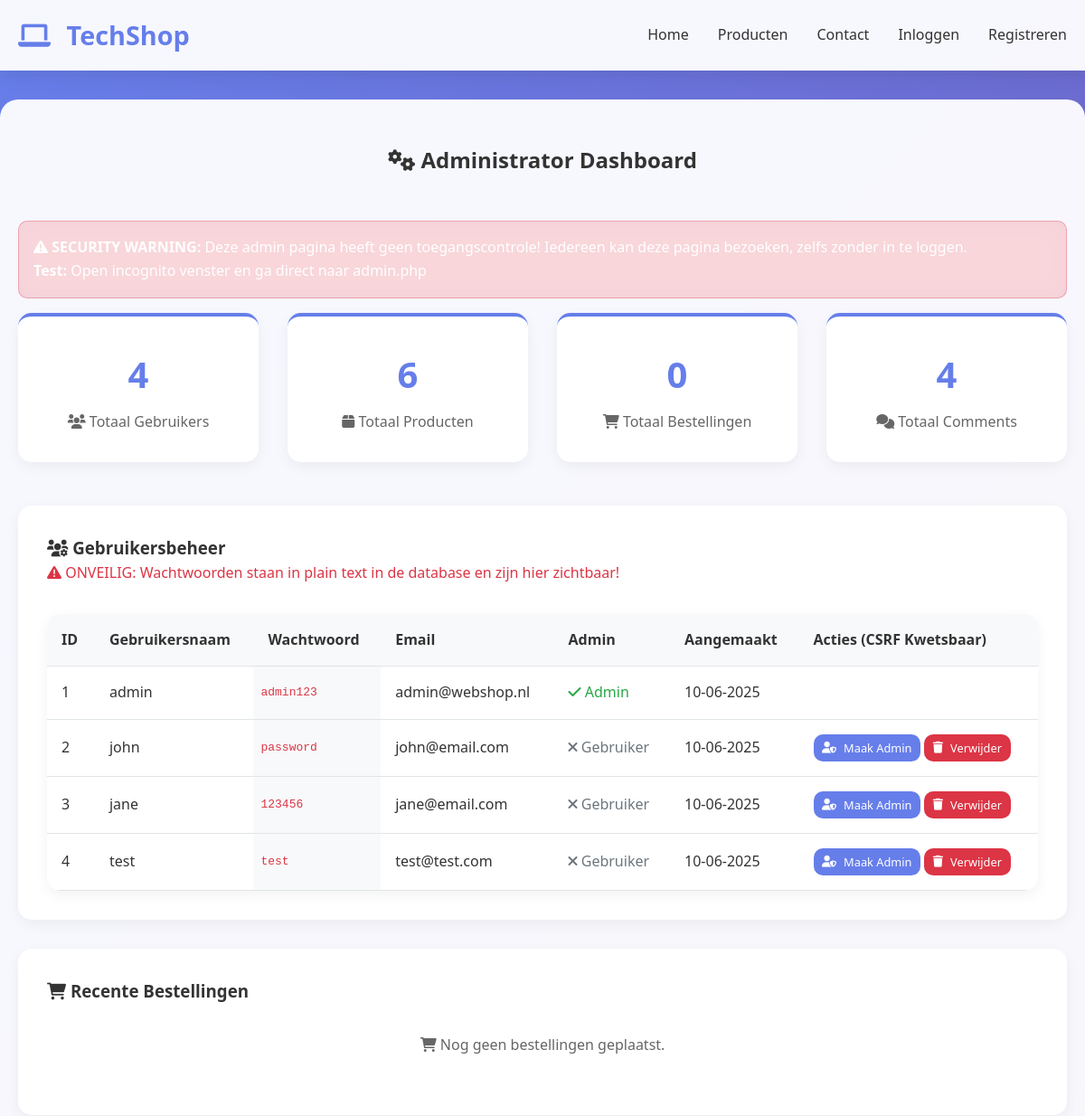
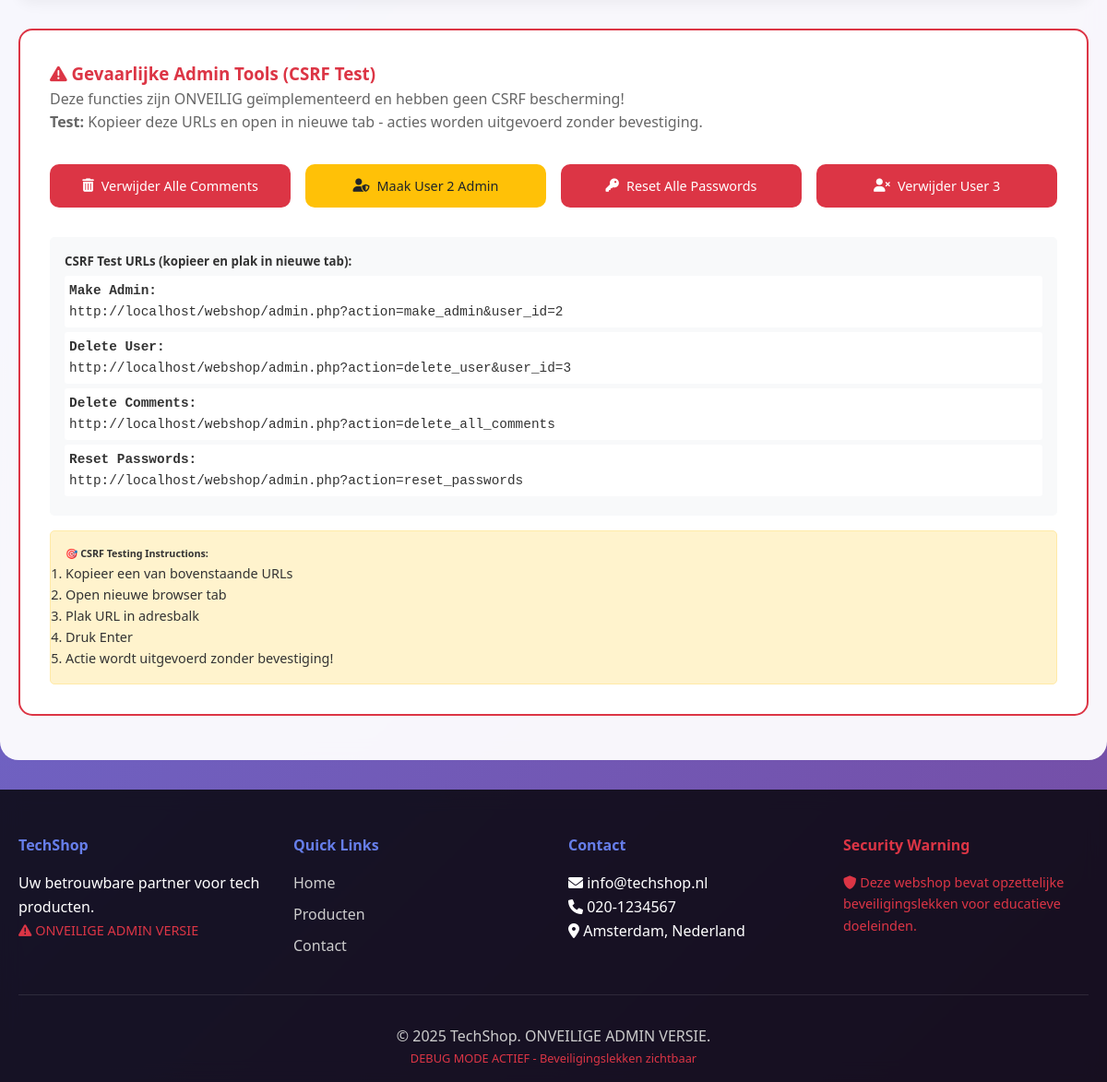
The app's page /admin.php with its own data (2 pictures, top to bottom).
### tables this page shows
CREATE TABLE users (
    id INT AUTO_INCREMENT PRIMARY KEY,
    username VARCHAR(50) NOT NULL,
    password VARCHAR(255) NOT NULL,
    email VARCHAR(100),
    is_admin BOOLEAN DEFAULT FALSE,
    created_at TIMESTAMP DEFAULT CURRENT_TIMESTAMP
);

### config.php (called while the page is built, shortened)
<?php
$host = "localhost";
$user = "root";
$password = "";
$dbname = "webshop";
$conn = new mysqli($host, $user, $password, $dbname);
function executeQuery($query) {
    global $conn;
    $result = $conn->query($query);
    return $result;
}
?>

### admin.php (the view, shortened to what this page needs)
<?php
require_once 'config.php';
$total_users = executeQuery("SELECT COUNT(*) as count FROM users")->fetch_assoc()['count'];
$total_products = executeQuery("SELECT COUNT(*) as count FROM products")->fetch_assoc()['count'];
$total_orders = executeQuery("SELECT COUNT(*) as count FROM orders")->fetch_assoc()['count'];
$total_comments = executeQuery("SELECT COUNT(*) as count FROM comments")->fetch_assoc()['count'];
$recent_orders_query = "SELECT o.*, u.username, p.name as product_name
                       FROM orders o
                       LEFT JOIN users u ON o.user_id = u.id
                       LEFT JOIN products p ON o.product_id = p.id
                       ORDER BY o.created_at DESC LIMIT 10";
$recent_orders = executeQuery($recent_orders_query);
$users_query = "SELECT * FROM users ORDER BY created_at DESC";
$users_result = executeQuery($users_query);
include 'includes/header.php';
?>
    <section class="admin-panel">
        <div class="container">
            <h2 style="text-align: center; margin-bottom: 3rem; color: #333;">
                <i class="fas fa-cogs"></i> Administrator Dashboard
            </h2>
            <div class="alert alert-danger">
                <i class="fas fa-exclamation-triangle"></i>
                <strong>SECURITY WARNING:</strong> Deze admin pagina heeft geen toegangscontrole!
                Iedereen kan deze pagina bezoeken, zelfs zonder in te loggen.
                <br><strong>Test:</strong> Open incognito venster en ga direct naar admin.php
            </div>
            <div class="admin-stats">
                <div class="stat-card">
                    <div class="stat-number"><?php echo $total_users; ?></div>
                    <div class="stat-label"><i class="fas fa-users"></i> Totaal Gebruikers</div>
                </div>
                <div class="stat-card">
                    <div class="stat-number"><?php echo $total_products; ?></div>
                    <div class="stat-label"><i class="fas fa-box"></i> Totaal Producten</div>
                </div>
                <div class="stat-card">
                    <div class="stat-number"><?php echo $total_orders; ?></div>
                    <div class="stat-label"><i class="fas fa-shopping-cart"></i> Totaal Bestellingen</div>
                </div>
                <div class="stat-card">
                    <div class="stat-number"><?php echo $total_comments; ?></div>
                    <div class="stat-label"><i class="fas fa-comments"></i> Totaal Comments</div>
                </div>
            </div>
            <div style="background: white; padding: 2rem; border-radius: 15px; margin-bottom: 2rem; box-shadow: 0 5px 15px rgba(0,0,0,0.05);">
                <h3><i class="fas fa-users-cog"></i> Gebruikersbeheer</h3>
                <p style="color: #dc3545; margin-bottom: 2rem;">
                    <i class="fas fa-exclamation-triangle"></i>
                    ONVEILIG: Wachtwoorden staan in plain text in de database en zijn hier zichtbaar!
                </p>
                <div class="table-container">
                    <table class="table">
                        <thead>
                            <tr>
                                <th>ID</th>
                                <th>Gebruikersnaam</th>
                                <th>Wachtwoord</th>
                                <th>Email</th>
                                <th>Admin</th>
                                <th>Aangemaakt</th>
                                <th>Acties (CSRF Kwetsbaar)</th>
                            </tr>
                        </thead>
                        <tbody>
                            <?php while ($user = $users_result->fetch_assoc()): ?>
                                <tr>
                                    <td><?php echo $user['id']; ?></td>
                                    <td><?php echo $user['username']; ?></td>
                                    <td style="font-family: monospace; background: #f8f9fa; padding: 0.5rem; color: #dc3545;">
                                        <?php echo $user['password']; ?>
                                    </td>
                                    <td><?php echo $user['email']; ?></td>
                                    <td>
                                        <?php if ($user['is_admin']): ?>
                                            <span style="color: #28a745;"><i class="fas fa-check"></i> Admin</span>
                                        <?php else: ?>
                                            <span style="color: #6c757d;"><i class="fas fa-times"></i> Gebruiker</span>
                                        <?php endif; ?>
                                    </td>
                                    <td><?php echo date('d-m-Y', strtotime($user['created_at'])); ?></td>
                                    <td>
                                        <?php if (!$user['is_admin']): ?>
                                            <a href="?action=make_admin&user_id=<?php echo $user['id']; ?>"
                                               class="btn btn-primary" style="font-size: 0.8rem; padding: 0.3rem 0.6rem;">
                                                <i class="fas fa-user-shield"></i> Maak Admin
                                            </a>
                                        <?php endif; ?>
                                        <?php if ($user['id'] != 1):  ?>
                                            <a href="?action=delete_user&user_id=<?php echo $user['id']; ?>"
                                               class="btn btn-danger" style="font-size: 0.8rem; padding: 0.3rem 0.6rem;"
                                               onclick="return confirm('Weet je zeker dat je deze gebruiker wilt verwijderen?')">
                                                <i class="fas fa-trash"></i> Verwijder
                                            </a>
                                        <?php endif; ?>
                                    </td>
                                </tr>
                            <?php endwhile; ?>
                        </tbody>
                    </table>
                </div>
            </div>
            <div style="background: white; padding: 2rem; border-radius: 15px; margin-bottom: 2rem; box-shadow: 0 5px 15px rgba(0,0,0,0.05);">
                <h3><i class="fas fa-shopping-cart"></i> Recente Bestellingen</h3>
                <?php if ($recent_orders->num_rows > 0): ?>
                    <div class="table-container">
                        <table class="table">
                            <thead>
                                <tr>
                                    <th>Order ID</th>
                                    <th>Gebruiker</th>
                                    <th>Product</th>
                                    <th>Aantal</th>
                                    <th>Totaal</th>
                                    <th>Klantgegevens</th>
                                    <th>Datum</th>
                                </tr>
                            </thead>
                            <tbody>
                                <?php while ($order = $recent_orders->fetch_assoc()): ?>
                                    <tr>
                                        <td>#<?php echo $order['id']; ?></td>
                                        <td><?php echo $order['username'] ?? 'Gast'; ?></td>
                                        <td><?php echo $order['product_name'] ?? 'Verwijderd product'; ?></td>
                                        <td><?php echo $order['quantity']; ?></td>
                                        <td>€<?php echo $order['total_price']; ?></td>
                                        <td style="max-width: 200px; overflow: hidden; text-overflow: ellipsis;">
                                            <?php echo $order['customer_info'] ?? 'Geen info'; ?>
                                        </td>
                                        <td><?php echo date('d-m-Y H:i', strtotime($order['created_at'])); ?></td>
                                    </tr>
                                <?php endwhile; ?>
                            </tbody>
                        </table>
                    </div>
                <?php else: ?>
                    <p style="text-align: center; color: #666; padding: 2rem;">
                        <i class="fas fa-shopping-cart"></i> Nog geen bestellingen geplaatst.
                    </p>
                <?php endif; ?>
            </div>
            <div style="background: white; padding: 2rem; border-radius: 15px; border: 2px solid #dc3545;">
                <h3 style="color: #dc3545;"><i class="fas fa-exclamation-triangle"></i> Gevaarlijke Admin Tools (CSRF Test)</h3>
                <p style="color: #666; margin-bottom: 2rem;">
                    Deze functies zijn ONVEILIG geïmplementeerd en hebben geen CSRF bescherming!<br>
                    <strong>Test:</strong> Kopieer deze URLs en open in nieuwe tab - acties worden uitgevoerd zonder bevestiging.
                </p>
                <div style="display: grid; grid-template-columns: repeat(auto-fit, minmax(250px, 1fr)); gap: 1rem;">
                    <a href="?action=delete_all_comments" class="btn btn-danger"
                       onclick="return confirm('GEVAARLIJK: Dit verwijdert ALLE comments! Doorgaan?')">
                        <i class="fas fa-trash-alt"></i> Verwijder Alle Comments
                    </a>
                    <a href="?action=make_admin&user_id=2" class="btn btn-warning"
                       onclick="return confirm('Maak user ID 2 admin zonder verificatie?')">
                        <i class="fas fa-user-shield"></i> Maak User 2 Admin
                    </a>
                    <a href="?action=reset_passwords" class="btn btn-danger"
                       onclick="return confirm('Reset alle wachtwoorden naar password123?')">
                        <i class="fas fa-key"></i> Reset Alle Passwords
                    </a>
                    <a href="?action=delete_user&user_id=3" class="btn btn-danger"
                       onclick="return confirm('Verwijder user ID 3?')">
                        <i class="fas fa-user-times"></i> Verwijder User 3
                    </a>
                </div>
                <div style="margin-top: 2rem; background: #f8f9fa; padding: 1rem; border-radius: 5px;">
                    <h5>CSRF Test URLs (kopieer en plak in nieuwe tab):</h5>
                    <div style="font-family: monospace; font-size: 0.9rem;">
                        <div style="margin: 5px 0; padding: 5px; background: white; border-radius: 3px;">
                            <strong>Make Admin:</strong><br>
                            <code>http://localhost/webshop/admin.php?action=make_admin&user_id=2</code>
                        </div>
                        <div style="margin: 5px 0; padding: 5px; background: white; border-radius: 3px;">
                            <strong>Delete User:</strong><br>
                            <code>http://localhost/webshop/admin.php?action=delete_user&user_id=3</code>
                        </div>
                        <div style="margin: 5px 0; padding: 5px; background: white; border-radius: 3px;">
                            <strong>Delete Comments:</strong><br>
                            <code>http://localhost/webshop/admin.php?action=delete_all_comments</code>
                        </div>
                        <div style="margin: 5px 0; padding: 5px; background: white; border-radius: 3px;">
                            <strong>Reset Passwords:</strong><br>
                            <code>http://localhost/webshop/admin.php?action=reset_passwords</code>
                        </div>
                    </div>
                </div>
                <div style="margin-top: 1rem; padding: 1rem; background: #fff3cd; border-radius: 5px; border: 1px solid #ffeaa7;">
                    <h6>🎯 CSRF Testing Instructions:</h6>
                    <ol style="font-size: 0.9rem; margin: 0;">
                        <li>Kopieer een van bovenstaande URLs</li>
                        <li>Open nieuwe browser tab</li>
                        <li>Plak URL in adresbalk</li>
                        <li>Druk Enter</li>
                        <li>Actie wordt uitgevoerd zonder bevestiging!</li>
                    </ol>
                </div>
            </div>
        </div>
    </section>
<?php include 'includes/footer.php'; ?>

### styles.css (style rules this page uses)
* { margin: 0; padding: 0; box-sizing: border-box; }
body { font-family: 'Segoe UI', Tahoma, Geneva, Verdana, sans-serif; line-height: 1.6; color: #333; background: linear-gradient(135deg, #667eea 0%, #764ba2 100%); min-height: 100vh; }
.container { max-width: 1200px; margin: 0 auto; padding: 0 20px; }
.alert { padding: 1rem; margin: 1rem 0; border-radius: 10px; background: rgba(255, 255, 255, 0.2); border: 1px solid rgba(255, 255, 255, 0.3); backdrop-filter: blur(10px); }
.alert-danger { background: rgba(220, 53, 69, 0.2); border-color: rgba(220, 53, 69, 0.3); color: #fff; }
.btn { display: inline-flex; align-items: center; gap: 0.5rem; padding: 0.75rem 1.5rem; border: none; border-radius: 10px; text-decoration: none; font-weight: 500; transition: all 0.3s ease; cursor: pointer; font-size: 0.9rem; text-align: center; justify-content: center; }
.btn-primary { background: #667eea; color: white; }
.btn-danger { background: #dc3545; color: white; }
.btn-warning { background: #ffc107; color: #212529; }
.admin-panel { background: rgba(255, 255, 255, 0.95); padding: 3rem 0; margin: 2rem 0; border-radius: 20px; backdrop-filter: blur(10px); }
.admin-stats { display: grid; grid-template-columns: repeat(auto-fit, minmax(200px, 1fr)); gap: 2rem; margin-bottom: 3rem; }
.stat-card { background: white; padding: 2rem; border-radius: 15px; text-align: center; box-shadow: 0 5px 15px rgba(0,0,0,0.05); border-top: 4px solid #667eea; }
.stat-number { font-size: 2.5rem; font-weight: 700; color: #667eea; }
.stat-label { color: #666; margin-top: 0.5rem; }
.table-container { overflow-x: auto; background: white; border-radius: 15px; box-shadow: 0 5px 15px rgba(0,0,0,0.05); }
.table { width: 100%; border-collapse: collapse; }
.table th, .table td { padding: 1rem; text-align: left; border-bottom: 1px solid #e1e5e9; }
.table th { background: #f8f9fa; font-weight: 600; color: #333; }

### records on screen
users: id "1", username "admin", password "admin123", email "admin@webshop.nl", is_admin 1 (drawn), created_at "10-06-2025"
users: id "2", username "john", password "password", email "john@email.com", is_admin 0 (drawn), created_at "10-06-2025"
users: id "3", username "jane", password "123456", email "jane@email.com", is_admin 0 (drawn), created_at "10-06-2025"
users: id "4", username "test", password "test", email "test@test.com", is_admin 0 (drawn), created_at "10-06-2025"

### other values on screen
$total_users "4"
$total_products "6"
$total_orders "0"
$total_comments "4"
